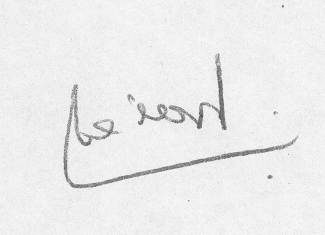
#> input picture signatures_cedar/full_org/original_20_1.png, 325 x 235 px, found by its file name; its folder holds 4 pictures in this run
$ python SVM.py
#> lines starting #> are read from the running program, lines starting #| are printed output that depends on the picture
import os
import numpy as np
import cv2
from skimage.feature import hog
from sklearn.model_selection import train_test_split
from sklearn.svm import SVC
from sklearn.metrics import accuracy_score, classification_report
import matplotlib.pyplot as plt
import joblib  # <-- For model persistence

# HOG Parameters
orientations = 9
pixels_per_cell = (8, 8)
cells_per_block = (2, 2)
IMG_SIZE = (150, 150)

# Function to extract HOG features from an image
def load_images_and_extract_features(folder, label):
#> called with label = 1
    features = []
    labels = []
    for filename in os.listdir(folder):
        file_path = os.path.join(folder, filename)
        if os.path.isfile(file_path):
            img = cv2.imread(file_path, cv2.IMREAD_GRAYSCALE)
#> img is the input picture: shape (235, 325); min 81, max 251, mean 235.9
            if img is None:
                continue
            img = cv2.resize(img, IMG_SIZE)
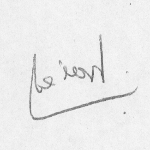
#> img: shape (150, 150); min 93, max 248, mean 235.8
            hog_features = hog(img,
                               orientations=orientations,
                               pixels_per_cell=pixels_per_cell,
                               cells_per_block=cells_per_block,
                               block_norm='L2-Hys')
#> hog_features = 10404 values, max 0.518 at index 7086, min 0 at index 176, mean 0.139
            features.append(hog_features)
            labels.append(label)
#> pass 2 of the loop in load_images_and_extract_features, `for filename in os.listdir(folder):`:
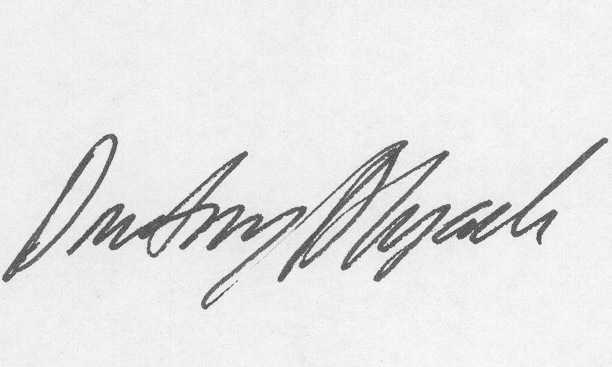
#> input picture signatures_cedar/full_org/original_51_4.png, 612 x 367 px, found by its file name
#> in load_images_and_extract_features, img is the input picture: shape (367, 612); min 63, max 255, mean 229.8
#> in load_images_and_extract_features, `img = cv2.resize(img, IMG_SIZE)`:
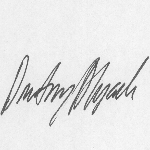
#> img: shape (150, 150); min 77, max 250, mean 229.6
#> hog_features = 10404 values, max 0.602 at index 4493, min 0 at index 1151, mean 0.135
#> pass 3 of the loop in load_images_and_extract_features, `for filename in os.listdir(folder):`:
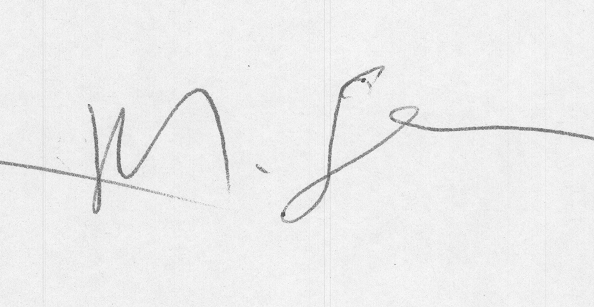
#> input picture signatures_cedar/full_org/original_6_14.png, 594 x 307 px, found by its file name
#> in load_images_and_extract_features, img is the input picture: shape (307, 594); min 78, max 252, mean 237
#> in load_images_and_extract_features, `img = cv2.resize(img, IMG_SIZE)`:
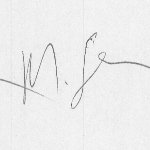
#> img: shape (150, 150); min 92, max 249, mean 236.8
#> hog_features = 10404 values, max 0.662 at index 5905, min 0 at index 1148, mean 0.14
#> the loop made 4 passes; the first 3 are shown
    return np.array(features), np.array(labels)

genuine_path = r"C:\Users\xavie\Desktop\School\INF2008ML\signatures_cedar\full_org"
forged_path  = r"C:\Users\xavie\Desktop\School\INF2008ML\signatures_cedar\full_forg"

X_genuine, y_genuine = load_images_and_extract_features(genuine_path, label=1)
X_forged,  y_forged  = load_images_and_extract_features(forged_path, label=0)
#> (the run stopped early here; a loop or call above may not have finished)
